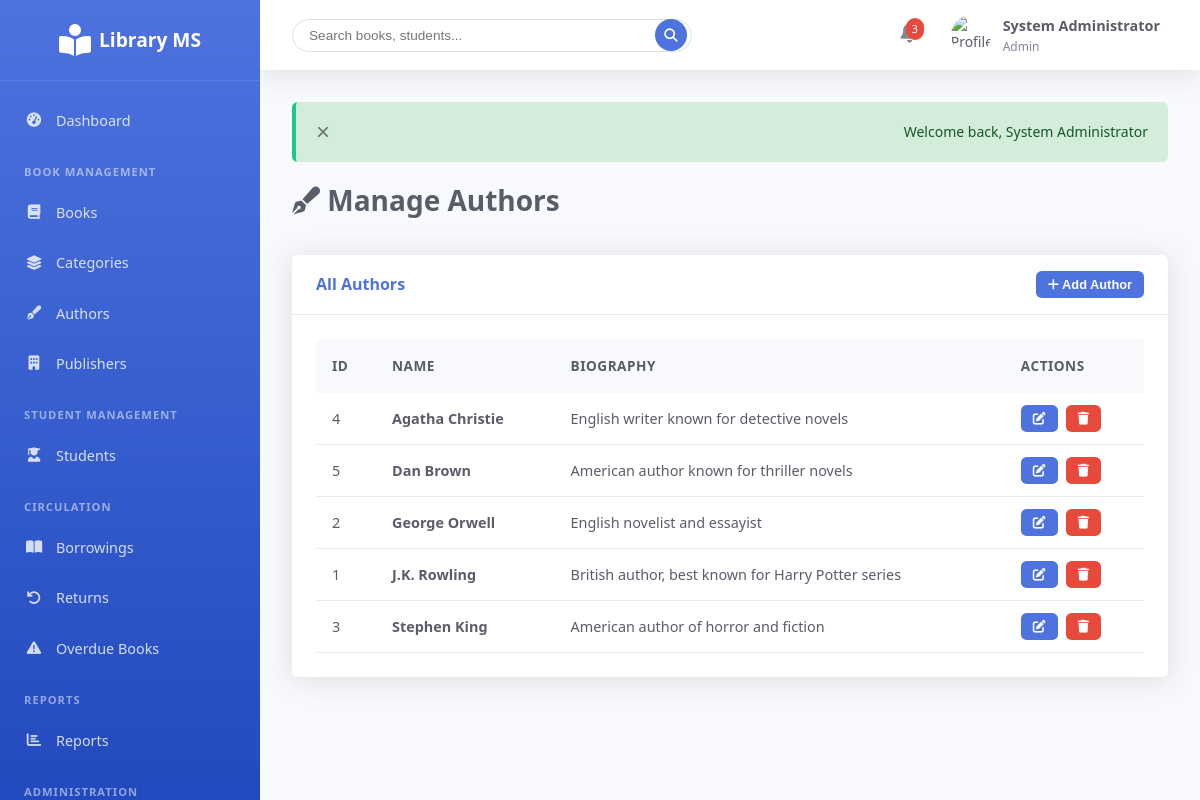
Screenshot of /views/admin/authors.php (signed in) with the database file from the repository.
### tables this page shows
CREATE TABLE `authors` (
  `id` int(11) NOT NULL AUTO_INCREMENT,
  `name` varchar(100) NOT NULL,
  `biography` text,
  `created_at` timestamp NOT NULL DEFAULT CURRENT_TIMESTAMP,
  `updated_at` timestamp NOT NULL DEFAULT CURRENT_TIMESTAMP ON UPDATE CURRENT_TIMESTAMP,
  PRIMARY KEY (`id`),
  KEY `name` (`name`)
);

### config/config.php (called while the page is built, shortened)
<?php
require_once __DIR__ . '/database.php';
spl_autoload_register(function($class) {
    $paths = [
        __DIR__ . '/../models/' . $class . '.php',
        __DIR__ . '/../controllers/' . $class . '.php',
    ];
    foreach ($paths as $path) {
        if (file_exists($path)) {
            return;
        }
    }
});
?>

### config/database.php (called while the page is built, shortened)
<?php
class Database {
    private static $instance = null;
    private $conn;
    private function __construct() {
        try {
            $this->conn = new PDO(
                "mysql:host=" . DB_HOST . ";dbname=" . DB_NAME . ";charset=utf8mb4",
                DB_USER,
                DB_PASS,
                [
                    PDO::ATTR_ERRMODE => PDO::ERRMODE_EXCEPTION,
                    PDO::ATTR_DEFAULT_FETCH_MODE => PDO::FETCH_ASSOC,
                    PDO::ATTR_EMULATE_PREPARES => false,
                ]
            );
        } catch(PDOException $e) {
            die("Connection failed: " . $e->getMessage());
        }
    }
    public static function getInstance() {
        if (self::$instance === null) {
            self::$instance = new self();
        }
        return self::$instance;
    }
    public function getConnection() {
        return $this->conn;
    }
}
function getDB() {
    return Database::getInstance()->getConnection();
}
?>

### models/Author.php (called while the page is built, shortened)
<?php
class Author {
    private $db;
    public function __construct() {
        $this->db = getDB();
    }
    public function getAll() {
        $stmt = $this->db->query("SELECT * FROM authors ORDER BY name");
        return $stmt->fetchAll();
    }
}
?>

### views/admin/authors.php (the view, shortened to what this page needs)
<?php
require_once '../../config/config.php';
require_once '../../includes/functions.php';
$author = new Author();
$authors = $author->getAll();
include '../../includes/header.php';
?>
<div class="page-header">
    <h1 class="page-title">
        <i class="fas fa-pen-fancy"></i> Manage Authors
    </h1>
</div>
<div class="card">
    <div class="card-header">
        <h3 class="card-title">All Authors</h3>
        <button class="btn btn-primary btn-sm" onclick="openModal('addModal')">
            <i class="fas fa-plus"></i> Add Author
        </button>
    </div>
    <div class="card-body">
        <div class="table-container">
            <table>
                <thead>
                    <tr>
                        <th>ID</th>
                        <th>Name</th>
                        <th>Biography</th>
                        <th>Actions</th>
                    </tr>
                </thead>
                <tbody>
                    <?php if (empty($authors)): ?>
                        <tr>
                            <td colspan="4" style="text-align: center;">No authors found</td>
                        </tr>
                    <?php else: ?>
                        <?php foreach ($authors as $auth): ?>
                            <tr>
                                <td><?= $auth['id'] ?></td>
                                <td><strong><?= e($auth['name']) ?></strong></td>
                                <td><?= e(substr($auth['biography'], 0, 100)) ?><?= strlen($auth['biography']) > 100 ? '...' : '' ?></td>
                                <td>
                                    <div class="btn-group">
                                        <button class="btn btn-sm btn-primary" onclick='editAuthor(<?= json_encode($auth) ?>)'>
                                            <i class="fas fa-edit"></i>
                                        </button>
                                        <form method="POST" style="display: inline;" onsubmit="return confirmDelete()">
                                            <button type="submit" class="btn btn-sm btn-danger">
                                                <i class="fas fa-trash"></i>
                                            </button>
                                        </form>
                                    </div>
                                </td>
                            </tr>
                        <?php endforeach; ?>
                    <?php endif; ?>
                </tbody>
            </table>
        </div>
    </div>
</div>
<?php
include '../../includes/footer.php';
?>

### assets/css/style.css (style rules this page uses)
:root { --primary-color: #4e73df; --secondary-color: #858796; --success-color: #1cc88a; --info-color: #36b9cc; --warning-color: #f6c23e; --danger-color: #e74a3b; --light-color: #f8f9fc; --dark-color: #5a5c69; --white: #ffffff; --gray-100: #f8f9fc; --gray-200: #eaecf4; --gray-300: #dddfeb; --gray-400: #d1d3e2; --gray-500: #b7b9cc; --gray-600: #858796; --gray-700: #6e707e; --gray-800: #5a5c69; --gray-900: #3a3b45; --sidebar-width: 260px; --topbar-height: 70px; --border-radius: 0.35rem; --box-shadow: 0 .15rem 1.75rem 0 rgba(58,59,69,.15); --transition: all 0.3s ease; }
* { margin: 0; padding: 0; box-sizing: border-box; }
body { font-family: 'Segoe UI', Tahoma, Geneva, Verdana, sans-serif; font-size: 14px; color: var(--gray-800); background-color: var(--light-color); line-height: 1.6; }
.page-header { margin-bottom: 2rem; }
.page-title { font-size: 1.75rem; color: var(--gray-800); margin-bottom: 0.5rem; }
.card { background-color: var(--white); border-radius: var(--border-radius); box-shadow: var(--box-shadow); overflow: hidden; }
.card-header { padding: 1rem 1.5rem; border-bottom: 1px solid var(--gray-200); display: flex; align-items: center; justify-content: space-between; }
.card-title { font-size: 1rem; font-weight: 600; color: var(--primary-color); }
.card-body { padding: 1.5rem; }
.table-container { overflow-x: auto; }
table { width: 100%; border-collapse: collapse; }
table thead { background-color: var(--gray-100); }
table th { padding: 1rem; text-align: left; font-weight: 600; color: var(--gray-800); font-size: 0.85rem; text-transform: uppercase; letter-spacing: 0.5px; }
table td { padding: 0.75rem 1rem; border-bottom: 1px solid var(--gray-200); font-size: 0.9rem; }
.btn { display: inline-block; padding: 0.625rem 1.25rem; font-size: 0.9rem; font-weight: 600; text-align: center; border: none; border-radius: var(--border-radius); cursor: pointer; transition: var(--transition); text-decoration: none; }
.btn-primary { background-color: var(--primary-color); color: var(--white); }
.btn-danger { background-color: var(--danger-color); color: var(--white); }
.btn-sm { padding: 0.375rem 0.75rem; font-size: 0.8rem; }
.btn-group { display: flex; gap: 0.5rem; }

### rows the page displays
authors: id "4", name "Agatha Christie", biography "English writer known for detective novels"
authors: id "5", name "Dan Brown", biography "American author known for thriller novels"
authors: id "2", name "George Orwell", biography "English novelist and essayist"
authors: id "1", name "J.K. Rowling", biography "British author, best known for Harry Potter series"
authors: id "3", name "Stephen King", biography "American author of horror and fiction"

### other values shown
getUserName() "System Administrator"
getUserRole() "Admin"
$message "Welcome back, System Administrator"
